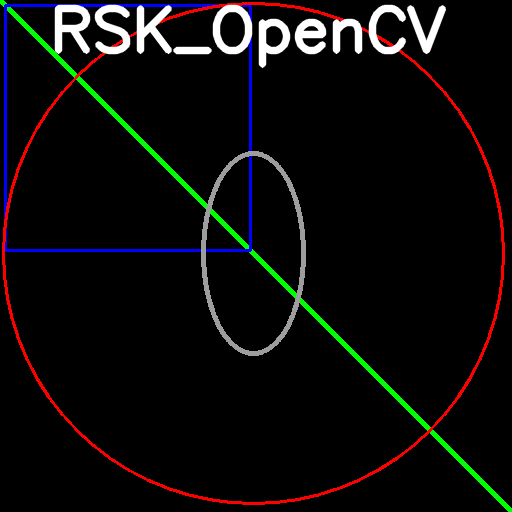
#> input picture opencv_demo/resources/Drawing.png, 512 x 512 px
$ python opencv_colorspace_demo.py
#> lines starting #> are read from the running program, lines starting #| are printed output that depends on the picture; after the words box and inside, x2 and y2 are one past the last pixel; in counts of white or black regions, pixels touching at a corner belong together
import cv2 as cv
import numpy as np

frame = cv.imread('resources/Drawing.png')
#> frame is the input picture: shape (512, 512, 3); mean B, G, R 11, 11.8, 12.8

#conver bgr to hsv
hsv = cv.cvtColor(frame,cv.COLOR_BGR2HSV)
#> hsv: shape (512, 512, 3); mean H, S, V 2, 10.1, 18.6

# define range of blue color in HSV
lower_blue = np.array([120,255,255])
upper_blue = np.array([120,255,255])

# define range of red color in HSV
lower_red = np.array([0,255,255])
upper_red = np.array([0,255,255])

# define range of red color in HSV
lower_green = np.array([60,255,255])
upper_green = np.array([60,255,255])


mask_blue = cv.inRange(hsv,lower_blue,upper_blue)
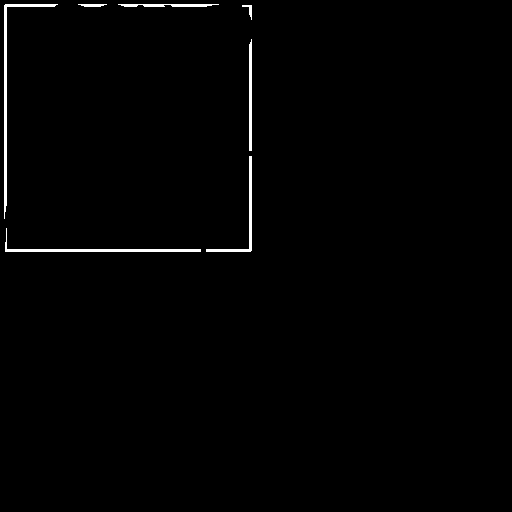
#> mask_blue: shape (512, 512); 0.95% white; 7 white regions, largest, box (x1, y1, x2, y2) and area: (4, 4, 58, 219) 772, (5, 228, 201, 252) 616, (206, 156, 252, 252) 416
mask_red = cv.inRange(hsv,lower_red,upper_red)
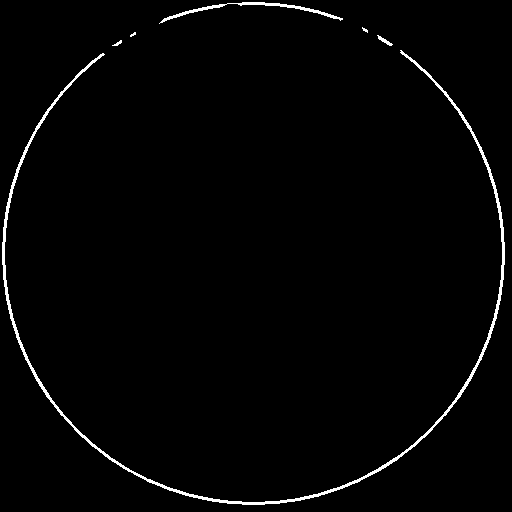
#> mask_red: shape (512, 512); 1.7% white; 6 white regions (2 under 20 px), largest, box (x1, y1, x2, y2) and area: (2, 50, 505, 505) 3710, (159, 2, 343, 24) 533, (377, 35, 393, 46) 56, (112, 40, 122, 46) 26
mask_green = cv.inRange(hsv,lower_green,upper_green)
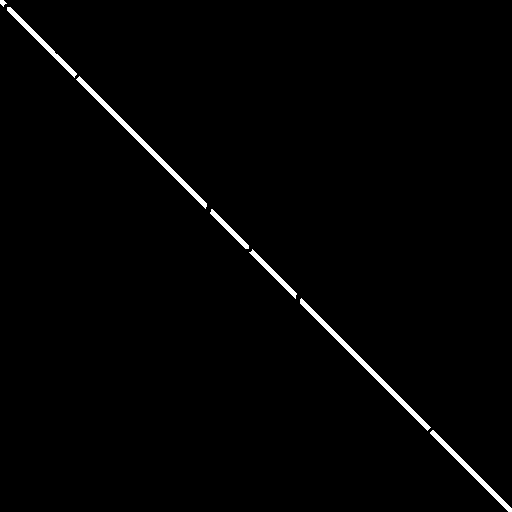
#> mask_green: shape (512, 512); 1.3% white; 7 white regions, largest, box (x1, y1, x2, y2) and area: (300, 298, 431, 431) 903, (76, 76, 207, 209) 902, (430, 430, 512, 512) 559

mask = mask_blue | mask_red | mask_green
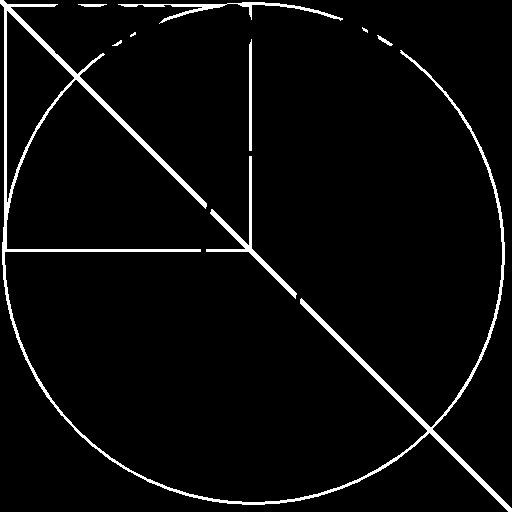
#> mask: shape (512, 512); 3.9% white; 9 white regions (2 under 20 px), largest, box (x1, y1, x2, y2) and area: (0, 0, 512, 512) 7965, (206, 156, 297, 299) 994, (118, 2, 343, 24) 833
inv_mask = cv.bitwise_not(mask)

res = cv.bitwise_and(frame,frame,mask = mask)
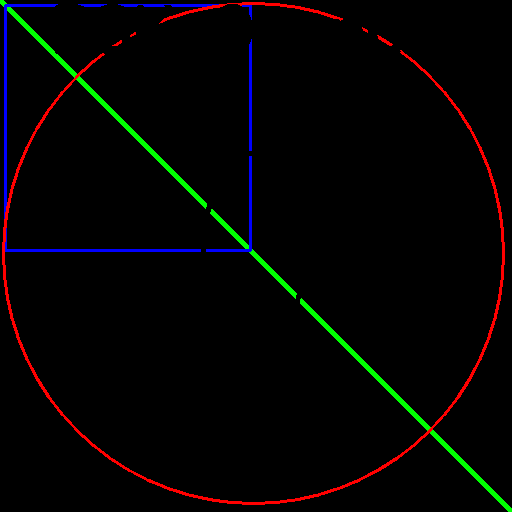
#> res: shape (512, 512, 3); mean B, G, R 2.4, 3.4, 4.2

imgstack = np.concatenate((frame,res),axis = 1)
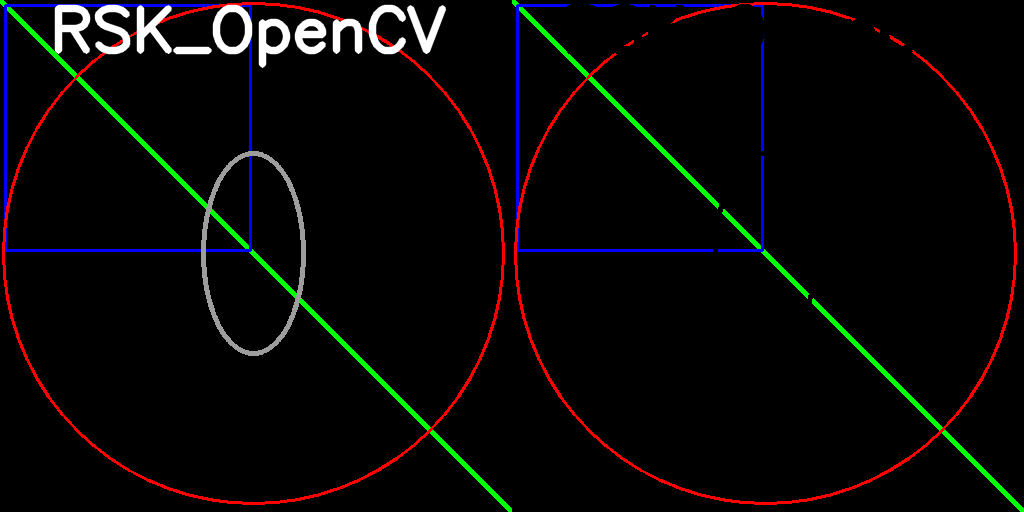
#> imgstack: shape (512, 1024, 3); mean B, G, R 6.7, 7.6, 8.5
cv.imshow('Image',imgstack)


cv.waitKey(0)

cv.destroyAllWindows()

#formula on how to find hsv of any color
blue = np.uint8([[[255,0,0]]]) #BGR color space image
hsv_blue = cv.cvtColor(blue,cv.COLOR_BGR2HSV)
print(hsv_blue)

red = np.uint8([[[0,0,255]]]) #BGR color space image
hsv_red = cv.cvtColor(red,cv.COLOR_BGR2HSV)
print(hsv_red)

green = np.uint8([[[0,255,0]]]) #BGR color space image
hsv_green = cv.cvtColor(green,cv.COLOR_BGR2HSV)
print(hsv_green)
